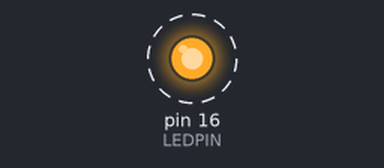
The sketch below on a simulated Arduino Uno, built with avr-gcc and run on an emulated ATmega328P. Shown: output pins drawn as LEDs (lit = HIGH). Dashed ring = blinking. What the sketch prints to the serial monitor is not drawn.

Above: at 0.5 s.
Timing chart, 0 to 4.6 s (numbered marks = the images above):
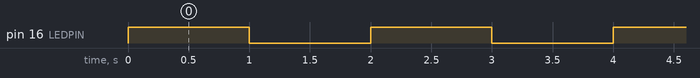

The sketch:

Ltika.ino
```cpp
#define LEDPIN  (16)

void setup() {
  // put your setup code here, to run once:
  pinMode(LEDPIN, OUTPUT);
  Serial.begin(9600);
  Serial.println("Start!");
}

void loop() {
  // put your main code here, to run repeatedly:
  Serial.println("HIGH");
  digitalWrite( LEDPIN, HIGH );
  delay(1000);
  Serial.println("LOW");
  digitalWrite( LEDPIN, LOW );
  delay(1000);
}
```

Measured:
- by itself, pin 16 (LEDPIN): alternates HIGH for 1.0 s and LOW for 1.0 s
